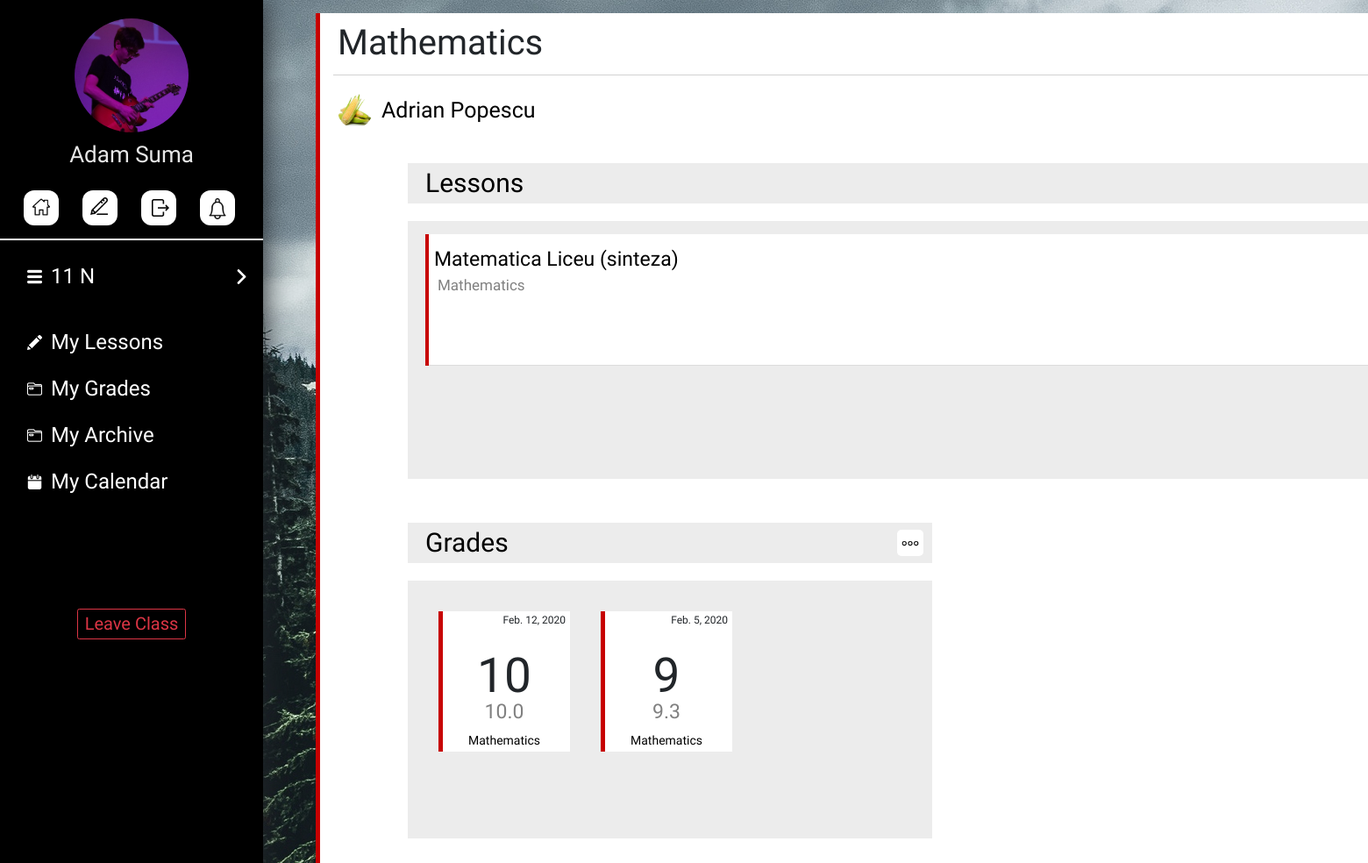
Page /welcome/student/6/ (signed in) on the committed database.
### account/models.py (models this page shows, shortened)
class Userprofile(models.Model):
    TYPE_CHOICES = (
        ('student', 'Student'),
        ('teacher', 'Teacher')
    )
    user = models.OneToOneField(User, on_delete=models.CASCADE)
    user_type = models.CharField(max_length=30, choices=TYPE_CHOICES)
    profile_picture = models.ImageField(upload_to=profile_image_path, blank=True, null=True)
    main_class = models.ForeignKey(MainClass, on_delete=models.SET_NULL, null=True, blank=True)
    id_number = models.IntegerField(blank=True, null=True)
    teaching_subject = models.CharField(max_length=100, blank=False, null=True)
    teaching_certificate = models.FileField(upload_to=certificate_file_path, blank=True, null=True)

class MainClass(models.Model):
    name = models.CharField(max_length=8)
    semester = models.IntegerField(default=1)

class SubClass(models.Model):
    name = models.CharField(max_length=20,blank=False,  null=False)
    subject = models.CharField(max_length=40, blank=True, null=True)
    teacher = models.ForeignKey(Userprofile, on_delete=models.SET_NULL, null=True)
    main_class = models.ForeignKey(MainClass, on_delete=models.CASCADE, null=False)
    color_code = models.CharField(max_length=6, default="C70000")

class Lesson(models.Model):
    title = models.TextField(max_length=100)
    sub_class = models.ForeignKey(SubClass, on_delete=models.CASCADE, null=False)
    text = models.TextField(max_length=1000)
    date_added = models.DateField(auto_now_add=True)
    def pdf_upload_path(self, filename):
        return "lessons/" + self.sub_class.main_class.name + "/" + self.sub_class.name + "/" + filename
    pdf = models.FileField(upload_to=pdf_upload_path, null=True, blank=True)

class Grade(models.Model):
    actual_value = models.FloatField(validators=[MaxValueValidator(10)], null=True, blank=True)
    value = models.IntegerField(validators=[MaxValueValidator(10)])
    is_term_paper = models.BooleanField(default=False)
    student = models.ForeignKey(Userprofile, on_delete=models.CASCADE, null=False)
    sub_class = models.ForeignKey(SubClass, on_delete=models.CASCADE, null=False)
    date_added = models.DateField(default=date.today)

### account/views.py (the view)
# urls.py: url(r'^student/(?P<subclass_id>[0-9]+)/$', views.student_subclass_home, name='student_subclass_home'),
@login_required
def student_subclass_home(request, subclass_id):
    rd = handle_redirect('student', request.user.userprofile.user_type)
    if rd:
        return redirect('account:' + rd)
    template_name = "account/basic/subclass_home.html"
    subclass = SubClass.objects.get(id=subclass_id)
    last_lessons = subclass.lesson_set.all().order_by("-date_added")[0:6]
    last_grades = request.user.userprofile.grade_set.filter(sub_class=subclass).order_by("-date_added")[0:6]
    return render(request, template_name, context={'last_lessons': last_lessons, "last_grades": last_grades, "sub_class": subclass})

### account/views.py (called while the page is built)
def handle_redirect(view_type, user_type):
    if view_type != user_type:
        if user_type == "student":
            return 'student_home'
        elif user_type == "teacher":
            return 'teacher_home'

### account/templates/account/basic/subclass_home.html (shortened to what this page needs)
{% extends 'account/base.html' %}
{% block body %}
<div style="margin-left:33rem;float:left;overflow:hidden">
    <div class="lesson-maindiv" style="border-left: 0.5rem solid #{{sub_class.color_code}}; height:100rem;">
        <h1 class="lesson-title-detail">{{sub_class.name}}</h2>
        <div style="height:0.1rem; width:97%; background-color:#D2D2D2; margin-top:7rem; margin-left:1.5rem;"></div>
        {% if sub_class.teacher.profile_picture %}
        <img src="{{sub_class.teacher.profile_picture.url}}" style="width:4rem; height:4rem; border-radius:2rem;float:left; margin-top:2rem; margin-left:2rem;"/>
        {% else %}
        <img src="/media/extra/user.png" style="width:3rem; height:3rem;float:left; margin-top:2.5rem; margin-left:2rem;"/>
        {% endif %}
        <h1 class="lesson-subtitle" style="float:left;margin-left:1rem; margin-top:2.5rem;font-size:25px;margin-bottom:-500rem;color:black;">{{sub_class.teacher.user.first_name}} {{sub_class.teacher.user.last_name}}</h1>
        <div style="width:85%; height:36rem; background-color: #ECECEC; margin-left:10rem; margin-top:10rem;">
            <br>
            <h1 style="color:black; margin-top:-1rem;font-size:30px; margin-left:2rem;font-family: 'Open Sans', sans-serif;">Lessons</h1>
            <div style="width:100%; height:30.5rem; margin-top:0rem; border-top: solid 2rem white;">
                <br>
                <div style="overflow-x:hidden; overflow-y: auto;height:26.5rem;">
                    {% for lesson in last_lessons %}
                    <a href="{% url 'account:student_lesson' sub_class.id lesson.id%}" style="color:black;">
                    <div class="list-card" style="border-bottom: 0.1rem solid #DCDCDC; width:95%; margin-left:2rem;">
                        <div style="background-color:#{{sub_class.color_code}}; width:0.4rem; height:15rem;float:left;"></div>
                        <h1 class="lesson-title">{{lesson.title}}</h1>
                        <h1 class="lesson-subtitle">{{lesson.sub_class.name}}</h1>
                    </div>
                    <div style="height:0.1rem; width:140rem;float:left;margin-bottom:-0.1rem;"></div>
                    </a>
                    {% endfor %}
                </div>
            </div>
        </div>
        <div style="width:40%; height:36rem; background-color: #ECECEC; margin-left:10rem; margin-top:5rem;">
            <br>
            <h1 style="color:black; margin-top:-1rem;font-size:30px; margin-left:2rem;font-family: 'Open Sans', sans-serif;">Grades</h1>
            <a href="{% url 'account:student_grades' sub_class.id %}">
                <div class='home-sidebar-button' style="border-radius:0.5rem;margin-top:-3.8rem;margin-right:1rem;float:right;width:3rem; height:3rem;" title="More">
                    <img src="/media/extra/more.png" style="width: 2rem; height:2rem; margin-top:20%; margin-left:17%;" />
                </div>
            </a>
            <div style="width:100%; height:30.5rem; margin-top:0rem; border-top: solid 2rem white;">
                <br>
                <div style="overflow-x:hidden; overflow-y: auto;height:26.5rem;">
                    {% for grade in last_grades %}
                    <div class="grade-container-subclass-home" style="border-left: 0.5rem solid #{{ grade.sub_class.color_code}}">
                    <h1 class="grade-date">{{grade.date_added}}</h1>
                    <center>
                    {% if grade.is_term_paper %}
                    <h1 class="grade-value" style="font-size:55px;color:red;">{{grade.value}}</h1>
                    {% else %}
                    <h1 class="grade-value" style="font-size:55px;">{{grade.value}}</h1>
                    {% endif %}
                    <h1 class="grade-value" style="font-size: 23px; color: grey; margin-top:-1rem;" title="Actual Grade">{{grade.actual_value}}</h1>
                    <h1 class="grade-value" style="font-size: 14px; color: black; margin-top:1rem; font-family:'Source Sans Pro', sans serif;">{{grade.sub_class.name}}</h1>
                    </center>
                    </div>
                    {% endfor %}
                </div>
            </div>
        </div>
    </div>
</div>
{% endblock %}

### account/templates/account/base.html (shortened to what this page needs)
<!DOCTYPE html>
<html>
<head>
	{% load static %}
		<link rel="stylesheet" href="https://maxcdn.bootstrapcdn.com/bootstrap/3.3.6/css/bootstrap.min.css" />
        <link rel="stylesheet" href="https://stackpath.bootstrapcdn.com/bootstrap/4.1.3/css/bootstrap.min.css">
		<link rel="stylesheet" type="text/css" href="{% static 'account/style.css' %}" />
<head>
<body>
    {% if user.is_authenticated %}
    <div class="sidenav" id="sidenav">
    <center>
        {% if user.userprofile.profile_picture %}
            <img src="{{user.userprofile.profile_picture.url}}" style="width: 13rem; height:13rem; border-radius: 50%; margin-top:7%;" />
        {% else %}
            <img src="/media/extra/Steach_logo.png" style="width: 100%; float:left; margin-left:-2%;" />
            {% endif %}
            <h1 class='welcome-text' style="margin-top: 1rem; font-size:260%">{{user.first_name}} {{user.last_name}}</h1>
            <a href="{% url 'account:student_home' %}">
                <div class='home-sidebar-button' title="Home">
                    <img src="/media/extra/home.png" style="width: 2rem; height:2rem; margin-top:22%; margin-left:2%;" />
                </div>
            </a>
            <a href="{% url 'account:edit_student_profile'%}">
            <div class='home-sidebar-button' title="Edit Profile">
                <img src="/media/extra/pencil_black.png" style="width: 2rem; height:2rem; margin-top:20%; margin-left:-5%;" />
            </div>
            </a>
            <a href="{% url 'account:logout' %}">
            <div class='home-sidebar-button' title="Logout">
                <img src="/media/extra/exit.png" style="width: 2rem; height:2rem; margin-top:25%; margin-left: 10%;" />
            </div>
            </a>
            <a href="#">
                <div class='home-sidebar-button' style="" title="Notfications">
                    <img src="/media/extra/notification.png" style="width: 2.4rem; height:2.4rem; margin-top:22%; margin-left:2%;" />
                </div>
            </a>
            </center>
            <br>
            <div style="width:100%; height:0.2rem; background-color:white; float:left; margin-top:1.5rem;"></div>
            {% if not user.userprofile.main_class %}
                <a href="{% url 'account:student_join_request' %}">
                <div class="join-class-button"><h1 class="welcome-text" style="color: black; margin-top: 0.7rem;">Join a Class</h1></div>
                </a>
            {% else %}
            <br><br><br><br><br>
            <button class="mainclass-button" id="mainclass-home" onclick="show_hide()">
                <img src="/media/extra/menu.png" style="width:17px; height:17px;float:left; margin-left:2rem;margin-top:1.1rem;"/>
                <h1 class="sidenav-element" id="sidenav-mainclass">{{user.userprofile.main_class.name}}</h1>
                <img class="arrow-right" src="/media/extra/right-arrow.png" style="width:17px; height:17px;float:right;margin-top:1.1rem;"/>
            </button>
            <br><br><br><br><br>
            <a href="{% url 'account:student_lessons' 0 %}">
                <button class="mainclass-button" style="border-radius: 5px 5px 5px 5px;">
                    <img src="/media/extra/test2.png" style="width:17px; height:17px;float:left; margin-left:2rem;margin-top:1.1rem;"/>
                    <h1 class="sidenav-element" id="sidenav-mainclass">My Lessons</h1>
                </button>
            </a>
            <a href="{% url 'account:student_grades' 0 %}">
                <button class="mainclass-button" style="border-radius: 5px 5px 5px 5px;">
                    <img src="/media/extra/folder.png" style="width:17px; height:17px;float:left; margin-left:2rem;margin-top:1.1rem;"/>
                    <h1 class="sidenav-element" id="sidenav-mainclass">My Grades</h1>
                </button>
            </a>
            <a href="{% url 'account:student_archives' 0 0 %}">
            <button class="mainclass-button" style="border-radius: 5px 5px 5px 5px;">
                <img src="/media/extra/folder.png" style="width:17px; height:17px;float:left; margin-left:2rem;margin-top:1.1rem;"/>
                <h1 class="sidenav-element" id="sidenav-mainclass">My Archive</h1>
            </button>
            </a>
            <a href="{% url 'account:student_calendar' 0 0 %}">
            <button class="mainclass-button" style="border-radius: 5px 5px 5px 5px;">
                <img src="/media/extra/calendar.png" style="width:17px; height:17px;float:left; margin-left:2rem;margin-top:1.1rem;"/>
                <h1 class="sidenav-element" id="sidenav-mainclass">My Calendar</h1>
            </button>
            </a>
            <center><button class="btn btn-outline-danger" style="height:3.5rem;margin-top:12rem;"><h1 style="font-size:20px;font-family: 'Raleway', sans-serif;">Leave Class</h1></buttton></center>
        {% endif %}
    </div>
    {% endif %}
    <div class="main-div" id="main">
    {% block body %}
    {% endblock %}
    </div>
</body>
</html>

### account/static/account/style.css (style rules this page uses)
body { background-image: url(bg-forest.jpg); background-attachment: fixed; }
.main-div { opacity: 0; transition: opacity 0.4s; }
.welcome-text { margin-top: 0rem; font-family: 'Raleway', sans-serif; font-size: 35px; color: #E7E7E7; }
.sidenav { position: fixed; height: 100%; width: 30rem; float: left; background-color: black; box-shadow: 1px 1px 30px; overflow-y: scroll; }
.home-sidebar-button { width: 4rem; height: 4rem; border-radius: 30%; background-color: white; float: left; margin-left: 9%; margin-top: 2rem; transition: background-color 0.2s; }
.mainclass-button { float: left; margin-left: 0.5rem; margin-top: 0.3rem; background-color: black; border: None; border-radius: 5px 5px 0px 0px; outline: none; color: white; width: 95%; height: 5rem; transition: background-color 0.2s; }
.sidenav-element { margin-left: 1rem; margin-right: 5rem; float: left; font-family: 'Source Sans Pro', sans-serif; font-size: 24px; margin-top: 0.5rem; }
.arrow-right { display: block; transition: display 0.2s; }
.list-card { height: 15rem; width: 140rem; float: left; background-color: white; transition: background-color 0.2s; }
.lesson-title { font-family: 'Source Sans Pro', sans-serif; font-size: 23px; margin-top: 1.5rem; margin-left: 1rem; }
.lesson-subtitle { font-family: 'Source Sans Pro', sans-serif; font-size: 17px; color: grey; float: left; margin-left: 1rem; }
.lesson-maindiv { width: 150rem; background-color: white; border-radius: 0px 10px 10px 0px; margin-top: 1.5rem; margin-left: 3rem; overflow: hidden }
.lesson-title-detail { font-size: 40px; font-family: 'Source Sans Pro', sans-serif; float: left; margin-top: 1rem; margin-left: 2rem; }
.grade-container-subclass-home { width: 15rem; height: 16rem; background-color: white; float: left; margin-left: 3.5rem; margin-top: 2rem; margin-bottom: 1rem; transition: background-color 0.2s; }
.grade-date { font-size: 12px; font-family: 'Source Sans Pro', sans-serif; float: right; margin-right: 0.5rem; margin-top: 0.3rem; }
.grade-value { margin-top: 4rem; font-family: 'Open Sans', sans-serif; font-size: 70px; margin-left: -0.5rem; }

### rows in the picture
SubClass: name "Mathematics", teacher.profile_picture (picture), teacher.user.first_name "Adrian", teacher.user.last_name "Popescu"
Lesson: title "Matematica Liceu (sinteza)", sub_class.name "Mathematics"
Grade: date_added "Feb. 12, 2020", value "10", actual_value "10.0", sub_class.name "Mathematics"
Grade: date_added "Feb. 5, 2020", value "9", actual_value "9.3", sub_class.name "Mathematics"

### other values in the picture
{{ user.first_name }} "Adam"
{{ user.last_name }} "Suma"
{{ user.userprofile.main_class.name }} "11 N"
